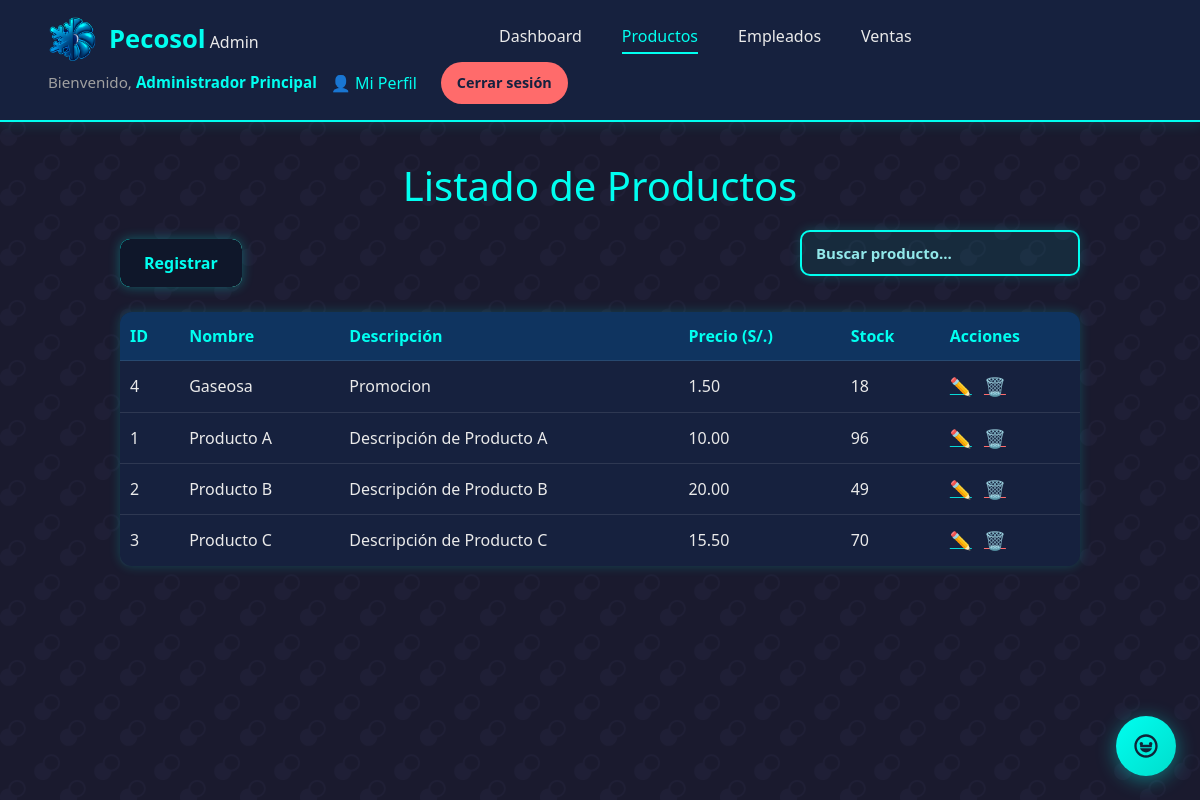
Screenshot of /?controller=admin&action=listProducts (signed in) with the database file from the repository.
### tables this page shows
CREATE TABLE `products` (
  `id` int(11) NOT NULL,
  `name` varchar(100) NOT NULL,
  `description` text DEFAULT NULL,
  `price` decimal(10,2) NOT NULL,
  `stock` int(11) NOT NULL DEFAULT 0,
  `created_at` datetime DEFAULT current_timestamp(),
  `updated_at` datetime DEFAULT NULL ON UPDATE current_timestamp()
);

### controllers/AdminController.php (called while the page is built, shortened)
<?php
class AdminController {
    private $productModel;
    public function __construct() {
        require_once __DIR__ . '/../models/Product.php';
        $this->productModel = new Product();
    }
    public function listProducts() {
        $productos = $this->productModel->getAll();
        require_once __DIR__ . '/../views/admin/productos/list_products.php';
    }
}

### config/database.php (called while the page is built)
<?php
class Database {
    private static $host     = "localhost";
    private static $db_name  = "pecosol_db";
    private static $username = "root";
    private static $password = "";
    public static  $conn;
    public static function connect() {
        self::$conn = null;
        try {
            self::$conn = new PDO(
                "mysql:host=" . self::$host . ";dbname=" . self::$db_name,
                self::$username,
                self::$password,
                array(PDO::MYSQL_ATTR_INIT_COMMAND => "SET NAMES utf8mb4")
            );
            self::$conn->setAttribute(PDO::ATTR_ERRMODE, PDO::ERRMODE_EXCEPTION);
        } catch(PDOException $exception) {
            echo "Error de conexión a la base de datos: " . $exception->getMessage();
            exit;
        }
        return self::$conn;
    }
}

### models/Product.php (called while the page is built, shortened)
<?php
require_once __DIR__ . '/../config/database.php';
class Product {
    private $conn;
    private $table = 'products';
    public function __construct() {
        $this->conn = Database::connect();
    }
    public function getAll(): array {
        $stmt = $this->conn->query("SELECT * FROM {$this->table} ORDER BY name");
        return $stmt->fetchAll(PDO::FETCH_OBJ);
    }
}

### views/admin/productos/list_products.php (the view, shortened to what this page needs)
<!DOCTYPE html>
<html lang="es">
<head>
    <link
        href="https://cdn.jsdelivr.net/npm/bootstrap@5.4.0/dist/css/bootstrap.min.css"
        rel="stylesheet"
    />
    <link
        rel="stylesheet"
        href="<?php echo BASE_URL; ?>/assets/css/style.css"
    />
</head>
<body>
    <?php include __DIR__ . '/../partials/header.php'; ?>
    <div class="container">
        <h1>Listado de Productos</h1>
        <div class="d-flex justify-content-between align-items-center mb-3">
            <a
                href="<?php echo BASE_URL; ?>/index.php?controller=admin&action=addProductForm"
                class="button"
            >Registrar</a>
            <div class="search-box">
                <input
                    type="text"
                    id="searchInput"
                    placeholder="Buscar producto..."
                    oninput="handleInput()"
                />
            </div>
        </div>
        <?php if (!empty($productos)): ?>
            <table id="productsTable">
                <thead>
                    <tr>
                        <th>ID</th>
                        <th>Nombre</th>
                        <th>Descripción</th>
                        <th>Precio (S/.)</th>
                        <th>Stock</th>
                        <th>Acciones</th>
                    </tr>
                </thead>
                <tbody>
                    <?php foreach ($productos as $prod): ?>
                        <tr>
                            <td><?php echo $prod->id; ?></td>
                            <td class="prod-name"><?php echo htmlspecialchars($prod->name); ?></td>
                            <td class="prod-desc"><?php echo htmlspecialchars($prod->description); ?></td>
                            <td><?php echo number_format($prod->price, 2, '.', ','); ?></td>
                            <td><?php echo $prod->stock; ?></td>
                            <td class="actions">
                                <a
                                    href="<?php echo BASE_URL; ?>/index.php?controller=admin&action=editProductForm&id=<?php echo $prod->id; ?>"
                                    class="edit"
                                    title="Editar"
                                >✏️</a>
                                <a
                                    href="<?php echo BASE_URL; ?>/index.php?controller=admin&action=deleteProduct&id=<?php echo $prod->id; ?>"
                                    class="delete"
                                    title="Eliminar"
                                    onclick="return confirm('¿Seguro deseas eliminar este producto?');"
                                >🗑️</a>
                            </td>
                        </tr>
                    <?php endforeach; ?>
                </tbody>
            </table>
        <?php else: ?>
            <p style="color:#a0a0a0;">No hay productos registrados aún.</p>
        <?php endif; ?>
    </div>
  <link rel="stylesheet" href="<?php echo BASE_URL; ?>assets/css/chatbot-widget.css">
</body>
</html>

### assets/css/style.css (style rules this page uses)
* { margin: 0; padding: 0; box-sizing: border-box; }
body { background-color: #1a1a2e; font-family: 'Segoe UI', Tahoma, Geneva, Verdana, sans-serif; color: #eaeaea; background-image: url('<?php echo BASE_URL; ?>assets/img/overlapping-circles.svg'); background-repeat: repeat; background-size: 60px; background-attachment: fixed; }
.button { position: relative; padding: 12px 24px; font-size: 16px; font-weight: bold; color: #00fff0; background-color: #0f172a; border: none; border-radius: 10px; cursor: pointer; text-decoration: none; z-index: 1; transition: color 0.3s ease, background-color 0.3s ease; overflow: hidden; box-shadow: 0 0 12px rgba(0, 255, 240, 0.3); }
.button::before { content: ''; position: absolute; top: -2px; left: -2px; width: calc(100% + 4px); height: calc(100% + 4px); background: linear-gradient(135deg, #00fff0, #5eead4); border-radius: 12px; z-index: -2; transition: transform 0.6s ease; }
.button::after { content: ''; position: absolute; top: 0; left: 0; right: 0; bottom: 0; background-color: #0f172a; border-radius: 10px; z-index: -1; }

### views/admin/partials/header.php (style rules this page uses)
:root { --bg: #16213e; --accent: #00fff0; --light: #eaeaea; --muted: #a0a0a0; --danger: #ff6b6b; }

### rows the page displays
products: id "4", name "Gaseosa", description "Promocion", price "1.50", stock "18"
products: id "1", name "Producto A", description "Descripción de Producto A", price "10.00", stock "96"
products: id "2", name "Producto B", description "Descripción de Producto B", price "20.00", stock "49"
products: id "3", name "Producto C", description "Descripción de Producto C", price "15.50", stock "70"

### other values shown
$username "Administrador Principal"
